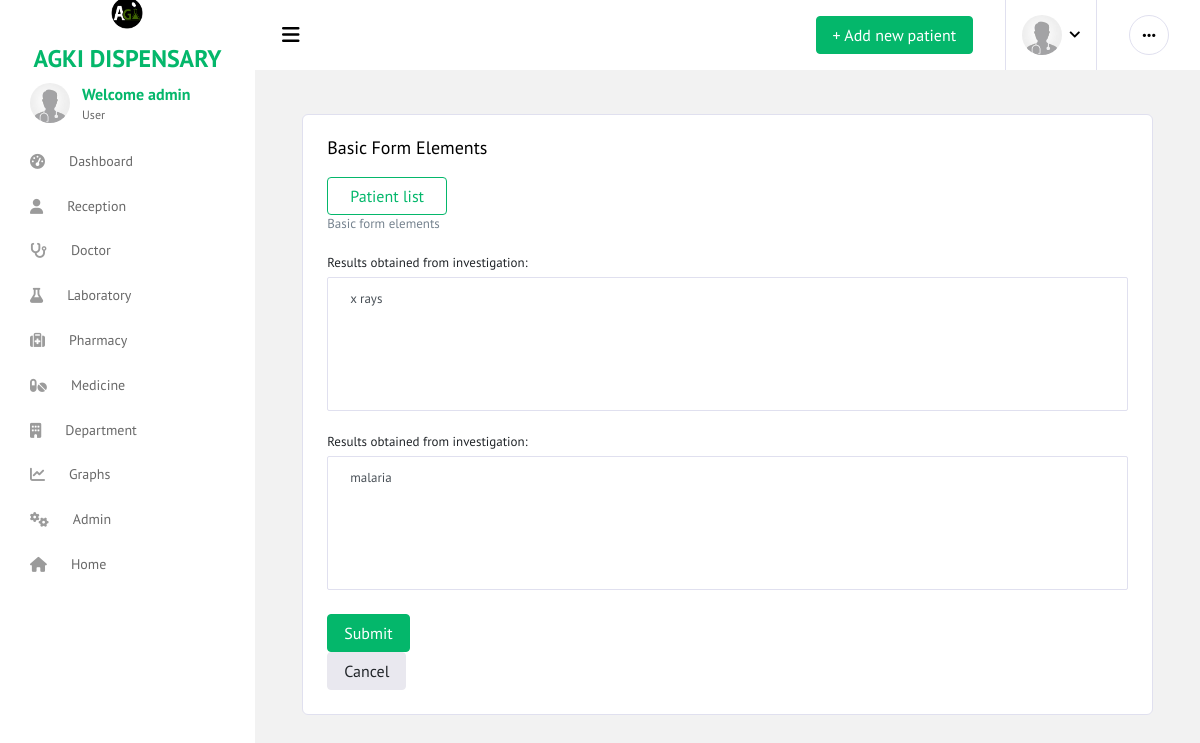
The app's page /laboratory/1/ (signed in) with its own data.
### app/models.py (models this page shows, shortened)
class CustomUser(AbstractUser):
    phone = models.CharField(max_length=15, null=True,blank=True)
    location = models.CharField(max_length=30, null=True, blank=True)
    department = models.ForeignKey(Department, on_delete=models.CASCADE, null=True,blank=True)
    reg_no = models.CharField(max_length=10, unique=True)
    age = models.IntegerField(null=True)
    position = models.CharField(max_length=40, null=True,blank=True)
    image = models.ImageField(upload_to ='media/',blank=True,null=True)
    is_doctor = models.BooleanField(default=False)
    is_laboratorist = models.BooleanField(default=False)
    is_receptionist = models.BooleanField(default=False)
    is_pharmacist = models.BooleanField(default=False)
    is_patient = models.BooleanField(default=True)
    def __str__(self):
        return self.username

class Patient(models.Model):
    fullname = models.CharField(max_length=30)
    age = models.IntegerField()
    address = models.CharField(max_length=30)
    gender = models.CharField(max_length=10)
    height = models.IntegerField(null=True,blank=True)
    pressure = models.CharField(max_length=10,null=True,blank=True)
    weight = models.IntegerField(null=True,blank=True)
    date = models.DateTimeField(auto_now_add=True)
    dalili = models.TextField(max_length=500,null=True,blank=True)
    possibleDiseases = models.TextField(max_length=500,null=True,blank=True)
    testConducted = models.TextField(max_length=500,null=True,blank=True)
    labResults = models.TextField(max_length=500,null=True,blank=True)
    actualDiseases = models.TextField(max_length=500,null=True,blank=True)
    otherRecomendation = models.TextField(max_length=500,null=True,blank=True)

### app/views.py (the view)
# urls.py: path('laboratory/<int:id>/', views.laboratory,name='laboratory'),
def laboratory(request,id):
    s = Patient.objects.get(id=id)
    form = LaboratoryForm(instance=s)
    if request.method=='POST':
        form = LaboratoryForm(request.POST,instance=s)
        if form.is_valid():
            form.save()
            return redirect(reverse('patientDetail', args=[id]))
    context = {
            'form':form,
            's':s
         }
    return render(request,'app/laboratory.html',context)

### app/forms.py
class LaboratoryForm(forms.ModelForm):
    class Meta:
        model = Patient
        fields = ['labResults','testConducted']

### app/templates/app/laboratory.html (shortened to what this page needs)
{% extends 'app/base2.html' %}
{%block content%}
        <br>
        <div class="container">
        <div class="col-12 grid-margin stretch-card">
            <div class="card">
                <div class="card-body">
                    <h4 class="card-title">Basic form elements</h4>
                    <a href="{% url 'patientList' %}"><button class='btn btn-outline-success btn-fw'>Patient list</button></a>
                    <p class="card-description">
                      Basic form elements
                    </p>
                    <form method='POST' class="forms-sample" >
                        <div class="form-group">
                          <label for="gender">Results obtained from investigation:</label>
                          <textarea class="form-control" name="testConducted" rows="8">{{s.testConducted}}</textarea>
                        </div>
                      <div class="form-group">
                        <label for="gender">Results obtained from investigation:</label>
                        <textarea class="form-control" name="labResults" rows="8">{{s.labResults}}</textarea>
                      </div>
                      <button type="submit" class="btn btn-success mr-2">Submit</button>
                    </form>
                    <a href="{% url 'patientDetail' id=s.id %}">
                      <button class="btn btn-light">Cancel</button>
                  </a>
                </div>
            </div>
        </div>
      </div>
{%endblock%}

### app/templates/app/base2.html (shortened to what this page needs)
{% load static %}
{% load i18n %}
<!DOCTYPE html>
<html lang="en">
<head>
  <link href="https://cdn.jsdelivr.net/npm/bootstrap@5.3.0/dist/css/bootstrap.min.css" rel="stylesheet">
  <link rel="stylesheet" href="{% static 'app/vendors/all.min.css' %}">
  <link rel="stylesheet" href="{% static 'app/vendors/vendor.bundle.base.css' %}">
  <link rel="stylesheet" href="{% static 'app/vendors/vendor.bundle.addons.css' %}">
  <link rel="stylesheet" href="{% static 'app/videos/style.css' %}">
</head>
<body>
  <div class="container-scroller">
    <nav class="navbar col-lg-12 col-12 p-0 fixed-top d-flex flex-row default-layout-navbar">
      <div class="text-center navbar-brand-wrapper d-flex align-items-center justify-content-center">
        <a class="navbar-brand brand-logo" href="{% url 'index' %}"><img src="{% static 'app/images/logo/logo.png' %}" alt="AGKI" class="logo" style="height: 40px; width: auto;">
          <span style="padding-top: 80px;"><marquee behavior="" direction=""> <b class="text-success"> AGKI DISPENSARY</b></marquee></span>
        </a>
      </div>
      <div class="navbar-menu-wrapper d-flex align-items-stretch">
        <button class="navbar-toggler navbar-toggler align-self-center" type="button" data-toggle="minimize">
          <span class="fas fa-bars"></span>
        </button>
        <ul class="navbar-nav navbar-nav-right">
          <li class="nav-item d-none d-lg-flex">
            <a class="nav-link" href="{% url 'patient' %}">
              <span class="btn btn-success">+ Add new patient</span>
            </a>
          </li>
          <li class="nav-item nav-profile dropdown">
            <a class="nav-link dropdown-toggle" href="#" data-toggle="dropdown" id="profileDropdown">
              <img src="{% static 'app/ttt.jpg' %}" alt="AGKI" class="logo" style="height: 40px; width: auto;">
            </a>
          </li>
          <li class="nav-item nav-settings d-none d-lg-block">
            <a class="nav-link" href="#">
              <i class="fas fa-ellipsis-h"></i>
            </a>
          </li>
        </ul>
      </div>
    </nav>
    <div class="container-fluid page-body-wrapper">
      <nav class="sidebar sidebar-offcanvas" id="sidebar">
        <ul class="nav">
          <li class="nav-item nav-profile">
            <div class="nav-link">
              <div class="profile-image">
                <img src="{% static 'app/ttt.jpg' %}" alt="AGKI" class="logo" style="height: 40px; width: auto;">
              </div>
              <div class="profile-name">
                <p class="name text-success">
                  Welcome {{ user }}
                </p>
                <p class="designation">
                  User
                </p>
              </div>
            </div>
          </li>
          <li class="nav-item">
            <a class="nav-link" href="{% url 'home' %}">
                <i class="fa fa-tachometer-alt menu-icon"></i>
                <span class="menu-title">Dashboard</span>
            </a>
        </li>
        {% if user.is_receptionist %}
        <li class="nav-item">
            <a class="nav-link" href="{% url 'patientList' %}">
                <i class="fa fa-user menu-icon"></i>
                <span class="menu-title">Reception</span>
            </a>
        </li>
        {% endif %}
        {% if user.is_doctor %}
        <li class="nav-item">
            <a class="nav-link" href="{% url 'patientList' %}">
                <i class="fa fa-stethoscope menu-icon"></i>
                <span class="menu-title">Doctor</span>
            </a>
        </li>
        {% endif %}
        {% if user.is_laboratorist %}
        <li class="nav-item">
            <a class="nav-link" href="{% url 'patientList' %}">
                <i class="fa fa-flask menu-icon"></i>
                <span class="menu-title">Laboratory</span>
            </a>
        </li>
        {% endif %}
        {% if user.is_pharmacist %}
        <li class="nav-item">
            <a class="nav-link" href="{% url 'patientList' %}">
                <i class="fa fa-medkit menu-icon"></i>
                <span class="menu-title">Pharmacy</span>
            </a>
        </li>
        <li class="nav-item">
            <a class="nav-link" href="{% url 'medicine' %}">
                <i class="fa fa-pills menu-icon"></i>
                <span class="menu-title">Medicine</span>
            </a>
        </li>
        {% endif %}
        {% if user.is_superuser %}
        <li class="nav-item">
            <a class="nav-link" href="{% url 'department' %}">
                <i class="fa fa-building menu-icon"></i>
                <span class="menu-title">Department</span>
            </a>
        </li>
        <li class="nav-item">
          <a class="nav-link" href="{% url 'patient_count_per_period' %}">
              <i class="fas fa-chart-line menu-icon"></i>
              <span class="menu-title">Graphs</span>
          </a>
      </li>
        <li class="nav-item">
            <a class="nav-link" href="/admin">
                <i class="fa fa-cogs menu-icon"></i>
                <span class="menu-title">Admin</span>
            </a>
        </li>
        {% endif %}
        <li class="nav-item">
          <a class="nav-link" href="{% url 'index' %}">
              <i class="fa fa-home menu-icon"></i>
              <span class="menu-title">Home</span>
          </a>
      </li>
        </ul>
      </nav>
      <div class="main-panel">
        <div class="content-wrapper">
            {% block content%}
            {% endblock %}
        </div>
      </div>
    </div>
  </div>
</body>
</html>

### records on screen
CustomUser: username "admin"
Patient: testConducted "x rays", labResults "malaria"
